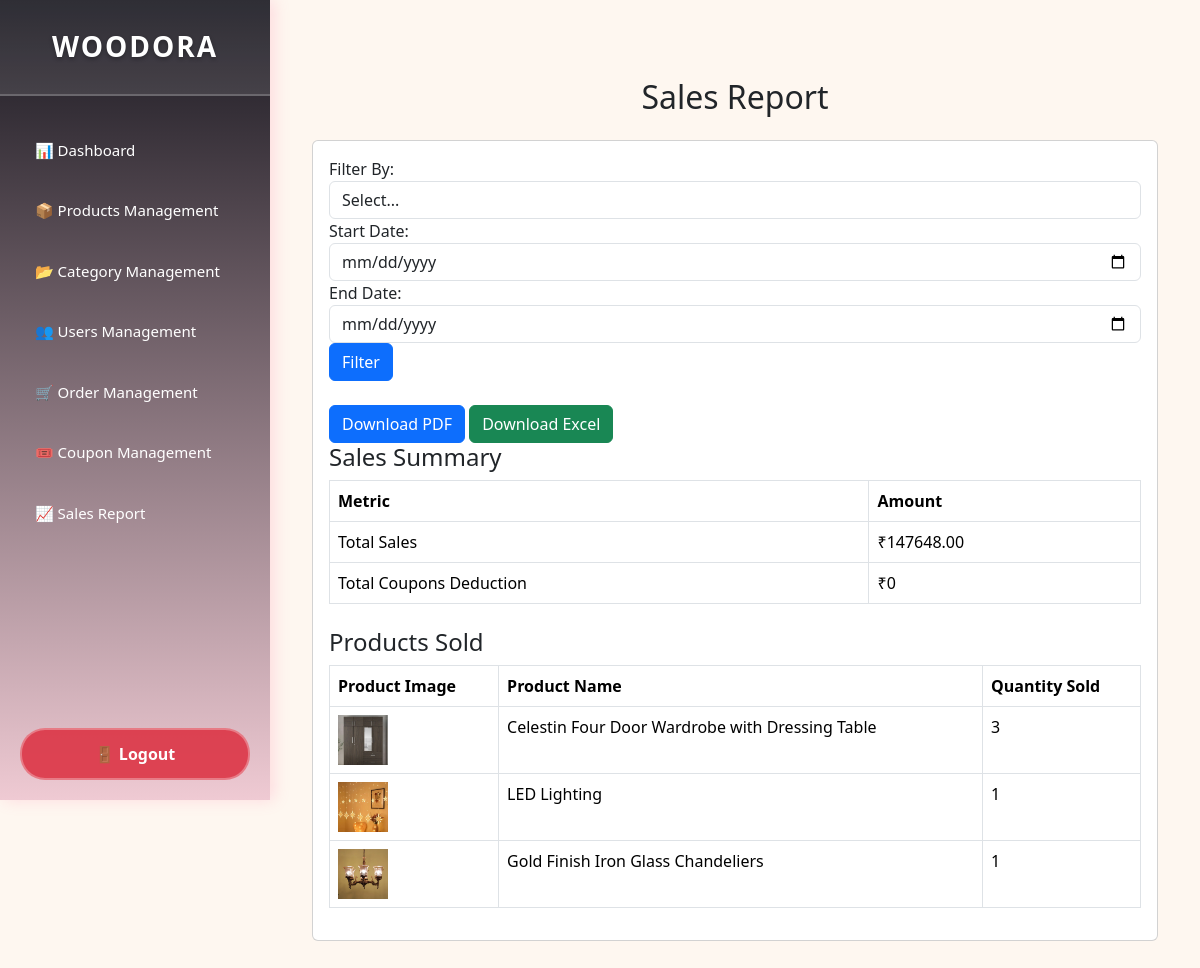
Screenshot of /custom_admin/admin/sales-report/ (signed in) with the database file from the repository.
### products/models.py (models this page shows, shortened)
class Product(models.Model):
    category = models.ForeignKey(Category, on_delete=models.CASCADE, verbose_name="Category", default=1, related_name="products")
    name = models.CharField(max_length=200, verbose_name="Product Name")
    description = models.TextField(verbose_name="Product Description")
    brand = models.CharField(max_length=100, verbose_name="Brand", blank=True, null=True)
    price = models.DecimalField(max_digits=10, decimal_places=2, verbose_name="Price")
    stock = models.PositiveIntegerField(default=0)
    original_price = models.DecimalField(max_digits=10, decimal_places=2, verbose_name="Original Price", blank=True, null=True)
    discount_percentage = models.DecimalField(max_digits=5, decimal_places=2, verbose_name="Discount Percentage", blank=True, null=True, default=0)
    stock_status = models.BooleanField(default=True, verbose_name="In Stock")
    sold = models.PositiveIntegerField(verbose_name="Units Sold", default=0)
    coupons = models.ManyToManyField('Coupon', related_name='coupon_products',blank=True)
    main_image = models.ImageField(upload_to="products/main_images/", verbose_name="Main Image",default="products/main_images/default.jpg")
    material = models.CharField(max_length=100, verbose_name="Material", blank=True, null=True)
    dimensions = models.CharField(max_length=100, verbose_name="Dimensions", blank=True, null=True)
    weight = models.DecimalField(max_digits=5, decimal_places=2, verbose_name="Weight (kg)", blank=True, null=True)
    warranty = models.CharField(max_length=100, verbose_name="Warranty", blank=True, null=True)
    updated_at = models.DateTimeField(auto_now=True)
    is_active = models.BooleanField(default=True)
    created_at = models.DateTimeField(auto_now_add=True)
    is_deleted = models.BooleanField(default=False)

### custom_admin/views.py (the view, shortened to what this page needs)
# urls.py: path('admin/sales-report/', views.sales_report_view, name='sales_report'),
@login_required
def sales_report_view(request):
    today = datetime.today().date()
    start_date = request.GET.get('start_date')
    end_date = request.GET.get('end_date')
    filter_option = request.GET.get('filter_option')
    orders = Order.objects.filter(status='Delivered')
    if filter_option == 'daily':
        orders = orders.filter(created_at__date=today)
        start_date_display = end_date_display = today.strftime("%d-%m-%Y")
    elif filter_option == 'weekly':
        start_week = today - timedelta(days=today.weekday())
        end_week = start_week + timedelta(days=6)
        orders = orders.filter(created_at__date__range=[start_week, end_week])
        start_date_display = start_week.strftime("%d-%m-%Y")
        end_date_display = end_week.strftime("%d-%m-%Y")
    elif filter_option == 'yearly':
        start_year = datetime(today.year, 1, 1).date()
        end_year = datetime(today.year, 12, 31).date()
        orders = orders.filter(created_at__date__range=[start_year, end_year])
        start_date_display = start_year.strftime("%d-%m-%Y")
        end_date_display = end_year.strftime("%d-%m-%Y")
    else:
        start_date_display = end_date_display = "Not specified"
    order_items = OrderItem.objects.filter(order__in=orders, returned=False)
    product_counter = Counter()
    total_sales = 0
    total_discount = 0
    total_coupons = 0
    for item in order_items:
        product_counter[item.product] += item.quantity
        total_sales += item.total_price
        total_discount += item.discount_amount
        if item.order.coupon_code:
            total_coupons += item.discount_amount
    sold_products = [
        {
            'name': product.name,
            'image': product.main_image.url if product.main_image and hasattr(product.main_image, 'url') else None,
            'quantity_sold': quantity
        }
        for product, quantity in product_counter.items()
    ]
    context = {
        'total_sales': total_sales,
        'total_discount': total_discount,
        'total_coupons': total_coupons,
        'filter_option': filter_option,
        'start_date': start_date,
        'end_date': end_date,
        'start_date_display': start_date_display,
        'end_date_display': end_date_display,
        'sold_products': sold_products,
    }
    if 'download' in request.GET:
        report_type = request.GET.get('download')
        return download_report(request, report_type, context)
    return render(request, 'custom_admin/salesReport.html', context)

### home/context_processors.py (called while the page is built)
def breadcrumbs(request):
    path_parts = request.path.strip('/').split('/')
    breadcrumbs = [{'title': 'Home', 'url': '/'}]
    if not path_parts or path_parts == ['']:
        return {'breadcrumbs': breadcrumbs}
    url = ''
    for i, part in enumerate(path_parts):
        url += f'/{part}'
        title = part.replace('-', ' ').title()
        if path_parts[0] == 'products' and path_parts[1] == 'products_details' and part.isdigit():
            try:
                product = Product.objects.get(id=part)
                title = product.name
            except Product.DoesNotExist:
                title = 'Product Not Found'
        breadcrumbs.append({'title': title, 'url': url})
    return {'breadcrumbs': breadcrumbs}

### products/context_processors.py (called while the page is built)
def cart_item_count(request):
    count = 0
    if request.user.is_authenticated:
        try:
            cart = Cart.objects.get(user=request.user)
            count = CartItem.objects.filter(cart=cart).count()
        except Cart.DoesNotExist:
            count = 0
    return {'cart_count': count}

### products/models.py (called while the page is built)
    @property
    def total_price(self):
        return self.price * self.quantity

    @property
    def discount_amount(self):
        return self.price * Decimal ('0.10')

### templates/custom_admin/salesReport.html (shortened to what this page needs)
{% extends 'custom_admin/index.html' %}
{% block content %}
<div class="container mt-5">
    <div class="row">
        <div class="col-md-12">
            <h2 class="text-center mb-4">Sales Report</h2>
            <div class="card">
                <div class="card-body">
                    <form method="get" class="mb-4">
                        <div class="form-row align-items-end">
                            <div class="col">
                                <label for="filter_option">Filter By:</label>
                                <select id="filter_option" name="filter_option" class="form-control">
                                    <option value="">Select...</option>
                                </select>
                            </div>
                            <div class="col">
                                <label for="start_date">Start Date:</label>
                                <input type="date" id="start_date" name="start_date" class="form-control" value="{{ start_date }}">
                            </div>
                            <div class="col">
                                <label for="end_date">End Date:</label>
                                <input type="date" id="end_date" name="end_date" class="form-control" value="{{ end_date }}">
                            </div>
                            <div class="col">
                                <button type="submit" class="btn btn-primary">Filter</button>
                            </div>
                        </div>
                    </form>
                    <form method="get" action="{% url 'custom_admin:sales_report' %}">
                        <button type="submit" name="download" value="pdf" class="btn btn-primary">Download PDF</button>
                        <button type="submit" name="download" value="excel" class="btn btn-success">Download Excel</button>
                    </form>
                    <h4>Sales Summary</h4>
                    <table class="table table-bordered">
                        <thead>
                            <tr>
                                <th scope="col">Metric</th>
                                <th scope="col">Amount</th>
                            </tr>
                        </thead>
                        <tbody>
                            <tr>
                                <td>Total Sales</td>
                                <td>₹{{ total_sales }}</td>
                            </tr>
                            <tr>
                                <td>Total Coupons Deduction</td>
                                <td>₹{{ total_coupons }}</td>
                            </tr>
                        </tbody>
                    </table>
                    <h4 class="mt-4">Products Sold</h4>
                    <table class="table table-bordered">
                        <thead>
                            <tr>
                                <th scope="col">Product Image</th>
                                <th scope="col">Product Name</th>
                                <th scope="col">Quantity Sold</th>
                            </tr>
                        </thead>
                        <tbody>
                            {% for product in sold_products %}
                            <tr>
                                <td>
                                    {% if product.image %}
                                        <img src="{{ product.image }}" alt="{{ product.name }}" style="width: 50px; height: 50px; object-fit: cover;">
                                    {% else %}
                                        No Image
                                    {% endif %}
                                </td>
                                <td>{{ product.name }}</td>
                                <td>{{ product.quantity_sold }}</td>
                            </tr>
                            {% empty %}
                            <tr>
                                <td colspan="3" class="text-center">No products sold in this period.</td>
                            </tr>
                            {% endfor %}
                        </tbody>
                    </table>
                </div>
            </div>
        </div>
    </div>
</div>
{% endblock %}

### templates/custom_admin/index.html (style rules this page uses)
body { margin: 0; padding: 0; font-family: 'Segoe UI', Tahoma, Geneva, Verdana, sans-serif; background-color: #fef7f0; }

### rows the page displays
Product: name "Celestin Four Door Wardrobe with Dressing Table"
Product: name "LED Lighting"
Product: name "Gold Finish Iron Glass Chandeliers"

### other values shown
{{ total_sales }} "147648.00"
{{ total_coupons }} "0"
{{ product.quantity_sold }} "3" "1" "1"
